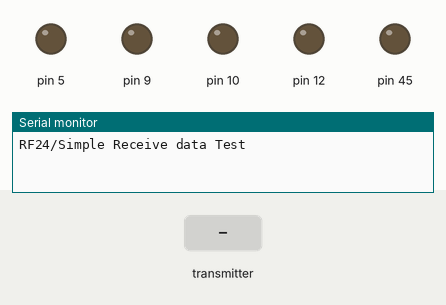
Recording of a sketch running on a simulated Arduino Mega 2560, built with avr-gcc and run on an emulated ATmega2560. Parts: output pins drawn as LEDs (lit = HIGH), the last lines printed to the serial monitor. Inputs (shaded band) come from the test bench. No radio packets arrive unless stated.

Above: at 2.2 s.
2.3 s: the transmitter starts sending joystick.0 = 0
At 3.2 s:
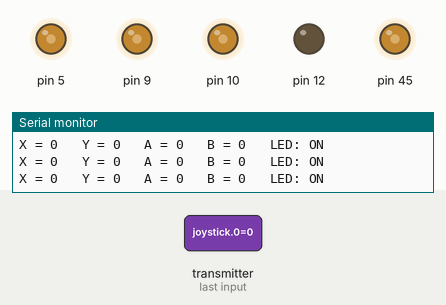
3.8 s: the transmitter starts sending joystick.1 = 256
At 4.4 s:
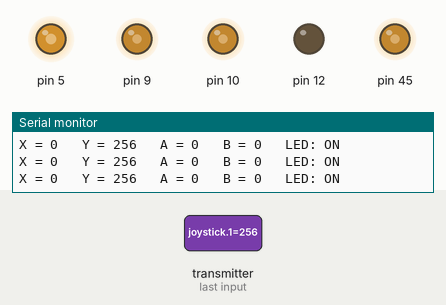
5.3 s: the transmitter starts sending joystick.2 = 256
At 6.5 s:
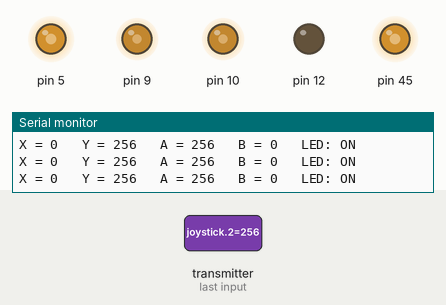
6.8 s: the transmitter starts sending joystick.3 = 256
At 7.8 s:
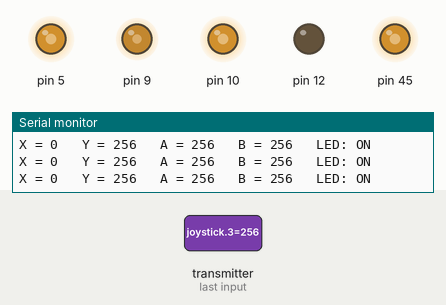
8.3 s: the transmitter starts sending joystick.0 = 256
At 9.0 s:
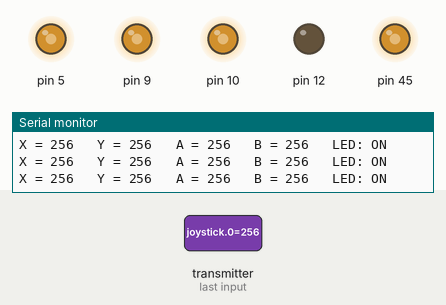
9.8 s: the transmitter starts sending joystick.1 = 0
At 10.1 s:
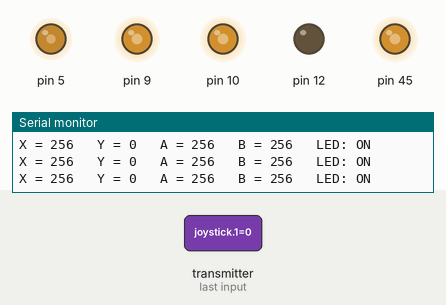
Timing chart, 0 to 12.3 s (numbered marks = the images above; inputs shaded):
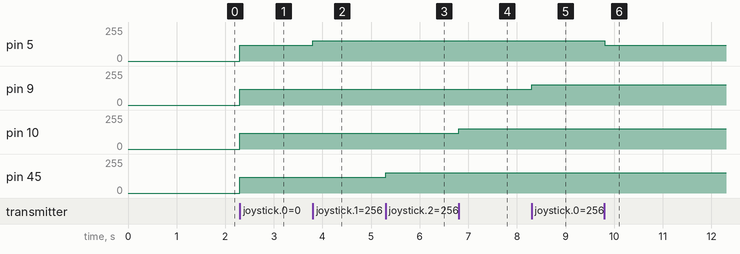

The sketch:

FLYCAM_RECEIVER.ino
```cpp
#include <SPI.h>
#include "RF24.h"


RF24 myRadio (2, 3); // [CE,CS]
byte addresses[][6] = {"1Node"};
int joystick[5];

unsigned long nodatatime;
unsigned long waittime = 5000;
void setup()
{

  pinMode(12, OUTPUT);
  Serial.begin(115200);
  delay(1000);
  Serial.println(F("RF24/Simple Receive data Test"));


  myRadio.begin();
  myRadio.setChannel(108);
  myRadio.setDataRate(RF24_250KBPS);
  myRadio.setPALevel(RF24_PA_MIN);
  myRadio.openReadingPipe(1, addresses[0]);
  myRadio.startListening();

}


void loop()
{

  if ( myRadio.available())
  {

    while (myRadio.available())
    {
      myRadio.read( &joystick, sizeof(joystick) );

    }


  Serial.print(F("X = "));
  Serial.print(joystick[0]);
  Serial.print(F("   Y = "));
  Serial.print(joystick[1]);
  Serial.print(F("   A = "));
  Serial.print(joystick[2]);
  Serial.print(F("   B = "));
  Serial.print(joystick[3]);
    //LED Control:
  Serial.print(F("   LED: "));

  if(joystick[4]==0){
  Serial.print("ON");
  digitalWrite(4, HIGH);
  }
  else{
   digitalWrite(4, LOW);
  Serial.print("OFF");
  }
  Serial.println();
  //End LED Control

    analogWrite(9, map(joystick[0],0,1023,120,254));
    analogWrite(5, map(joystick[1],0,1023,120,254));
    analogWrite(45, map(joystick[2],0,1023,120,254));
    analogWrite(10, map(joystick[3],0,1023,120,254));

  }
else{
   nodatatime = millis();
   while(myRadio.available()== false){
    if(millis() - nodatatime > waittime){
      Serial.println("Warning, landing");
      }
    }

  }


}
```

Measured:
- after the input at 2.3 s, pin 5, pin 9, pin 10, pin 45: 0/255 → 120/255 at once
- after the input at 3.8 s, pin 5: 120/255 → 153/255 at once
- after the input at 5.3 s, pin 45: 120/255 → 153/255 at once
- after the input at 6.8 s, pin 10: 120/255 → 153/255 at once
- after the input at 8.3 s, pin 9: 120/255 → 153/255 at once
- after the input at 9.8 s, pin 5: 153/255 → 120/255 at once
